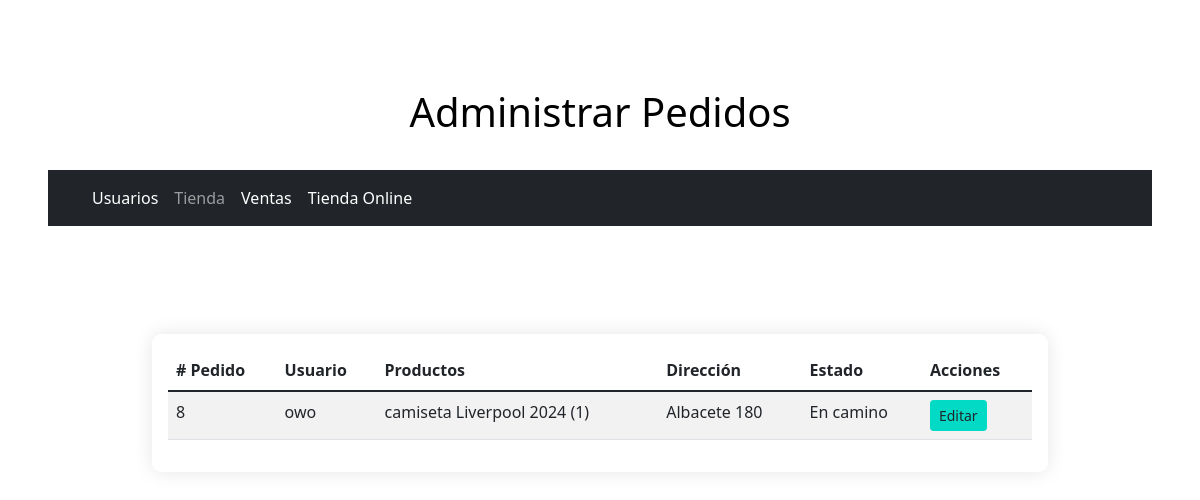
Page /adPedidos/ on the earlier database version.
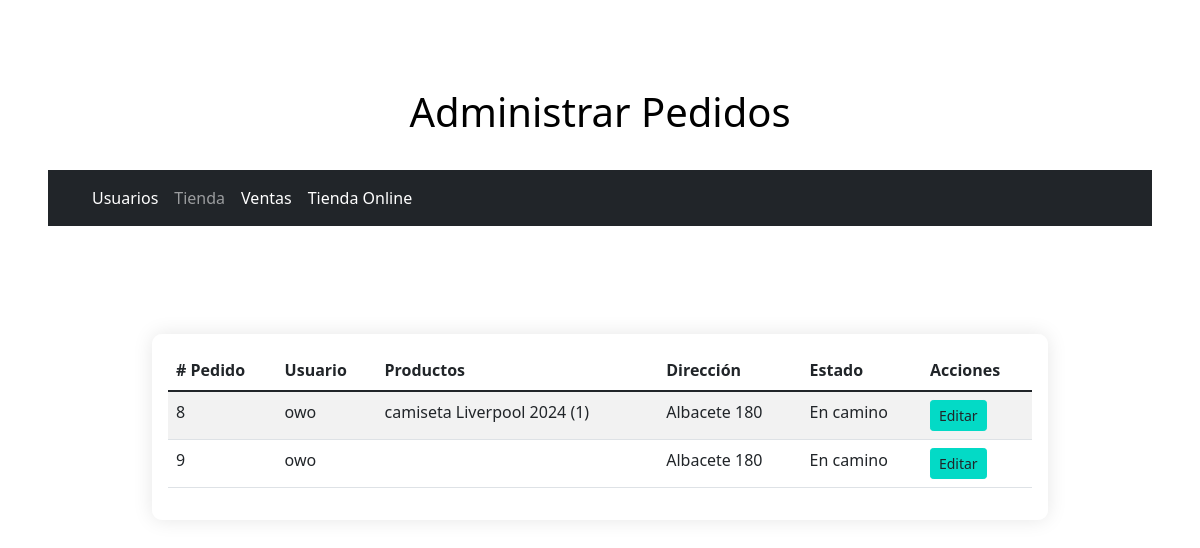
Same page on the later database version.
### aplicacion/models.py (models this page shows, shortened)
class OrdenCompra(models.Model):
    usuario = models.ForeignKey(User, on_delete=models.CASCADE)
    nombre = models.CharField(max_length=255)
    email = models.EmailField()
    telefono = models.CharField(max_length=20)
    region = models.CharField(max_length=100)
    ciudad = models.CharField(max_length=100)
    direccion = models.TextField()
    fecha_creacion = models.DateTimeField(default=timezone.now)

class DetalleOrdenCompra(models.Model):
    orden_compra = models.ForeignKey(OrdenCompra, related_name='detalles', on_delete=models.CASCADE)
    producto = models.ForeignKey(Camiseta, on_delete=models.CASCADE)
    cantidad = models.PositiveIntegerField()
    precio_unitario = models.DecimalField(max_digits=10, decimal_places=2)

class Camiseta(models.Model):
    id = models.IntegerField(primary_key=True, null=False)
    nombre = models.CharField(max_length=100)
    imagen = models.ImageField(upload_to='adTienda')
    precio = models.DecimalField(max_digits=8, decimal_places=0)
    tallas = models.CharField(max_length=100)

### aplicacion/views.py (the view)
# urls.py: path('adPedidos/',adPedidos,name='adPedidos'),
def adPedidos(request):
    pedidos = OrdenCompra.objects.all()
    return render(request, 'aplicacion/adPedidos.html', {'pedidos': pedidos})

### aplicacion/templates/aplicacion/adPedidos.html (shortened to what this page needs)
{% load static %}
<!DOCTYPE html>
<html lang="en">
<head>
    <link href="https://cdnjs.cloudflare.com/ajax/libs/bootstrap/5.1.3/css/bootstrap.min.css" rel="stylesheet">
    <link rel="stylesheet" href="{% static 'aplicacion/css/adPedido.css' %}">
</head>
<body>
    <div class="container mt-5">
        <h1 class="mb-4">Administrar Pedidos</h1>
        <div class="row">
            <nav class="navbar navbar-expand-sm bg-dark navbar-dark">
                <div class="container-fluid">
                    <ul class="navbar-nav">
                        <li class="nav-item">
                            <a class="nav-link active" href="{% url 'adUsuarios' %}">Usuarios</a>
                        </li>
                        <li class="nav-item">
                            <a class="nav-link" href="{% url 'adTienda' %}">Tienda</a>
                        </li>
                        <li class="nav-item">
                            <a class="nav-link active" href="{% url 'adVentas' %}">Ventas</a>
                        </li>
                        <li class="nav-item">
                            <a class="nav-link active" href="{% url 'TiendaOnline' %}">Tienda Online</a>
                        </li>
                    </ul>
                </div>
            </nav>
        </div>
    </div>
    <div class="container mt-5">
        <div class="row">
            <div class="col-lg-10 mx-auto">
                <div class="card">
                    <div class="card-body">
                        <div class="table-responsive">
                            <table class="table table-striped">
                                <thead>
                                    <tr>
                                        <th># Pedido</th>
                                        <th>Usuario</th>
                                        <th>Productos</th>
                                        <th>Dirección</th>
                                        <th>Estado</th>
                                        <th>Acciones</th>
                                    </tr>
                                </thead>
                                <tbody>
                                    {% for pedido in pedidos %}
                                        <tr id="pedido{{ pedido.id }}">
                                            <td>{{ pedido.id }}</td>
                                            <td>{{ pedido.usuario.username }}</td>
                                            <td>
                                                {% for detalle in pedido.detalles.all %}
                                                    {{ detalle.producto.nombre }} ({{ detalle.cantidad }})<br>
                                                {% endfor %}
                                            </td>
                                            <td>{{ pedido.direccion }}</td>
                                            <td id="estadoPedido_{{ pedido.id }}">En camino</td>
                                            <td>
                                                <button class="btn btn-sm btn-custom edit-btn" data-bs-toggle="modal" data-bs-target="#editModal" data-id="{{ pedido.id }}" data-estado="{{ pedido.estado }}">Editar</button>
                                            </td>
                                        </tr>
                                    {% endfor %}
                                </tbody>
                            </table>
                        </div>
                    </div>
                </div>
            </div>
        </div>
    </div>
</body>
</html>

Differences in the rows shown:
added OrdenCompra: id "9", usuario.username "owo", direccion "Albacete 180"
